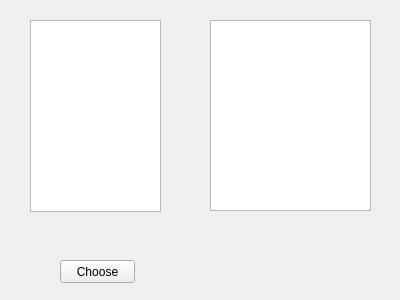
<?xml version="1.0" encoding="UTF-8"?>
<ui version="4.0">
 <class>chooseMC</class>
 <widget class="QWidget" name="chooseMC">
  <property name="geometry">
   <rect>
    <x>0</x>
    <y>0</y>
    <width>400</width>
    <height>300</height>
   </rect>
  </property>
  <property name="windowTitle">
   <string>Form</string>
  </property>
  <widget class="QListWidget" name="perlistWidget">
   <property name="geometry">
    <rect>
     <x>210</x>
     <y>20</y>
     <width>161</width>
     <height>191</height>
    </rect>
   </property>
  </widget>
  <widget class="QPushButton" name="chooseMCbutt">
   <property name="geometry">
    <rect>
     <x>60</x>
     <y>260</y>
     <width>75</width>
     <height>23</height>
    </rect>
   </property>
   <property name="text">
    <string>Choose</string>
   </property>
  </widget>
  <widget class="QListWidget" name="MClist">
   <property name="geometry">
    <rect>
     <x>30</x>
     <y>20</y>
     <width>131</width>
     <height>192</height>
    </rect>
   </property>
  </widget>
 </widget>
 <resources/>
 <connections/>
</ui>
